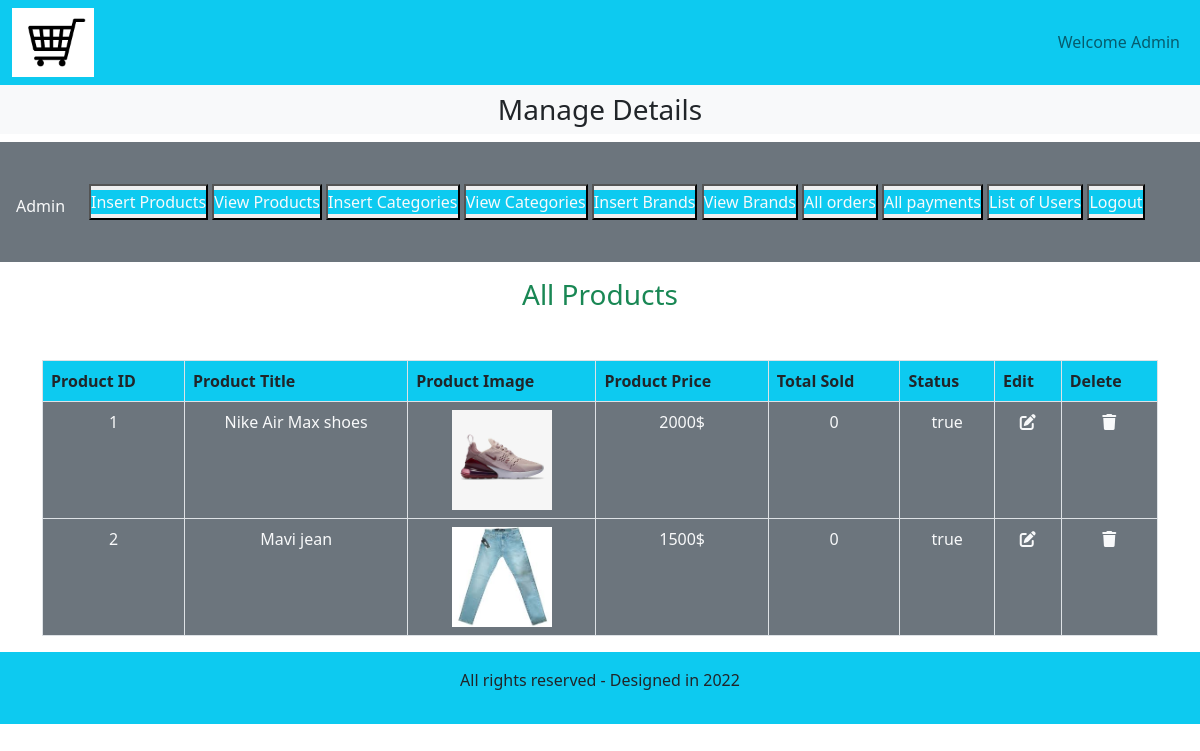
The page /admin_area/index.php?view_products on the database its author committed.
### tables this page shows
CREATE TABLE `products` (
  `product_id` int(11) NOT NULL,
  `product_title` varchar(100) NOT NULL,
  `product_description` varchar(255) NOT NULL,
  `product_keywords` varchar(255) NOT NULL,
  `category_id` int(11) NOT NULL,
  `brand_id` int(11) NOT NULL,
  `product_image1` varchar(255) NOT NULL,
  `product_image2` varchar(255) NOT NULL,
  `product_image3` varchar(255) NOT NULL,
  `product_price` varchar(100) NOT NULL,
  `date` timestamp NOT NULL DEFAULT current_timestamp() ON UPDATE current_timestamp(),
  `status` varchar(100) NOT NULL
);

### admin_area/view_products.php (the view)
<h3 class="text-center text-success">All Products</h3>
    <table class="table table-bordered mt-5">
        <thead class="bg-info">
            <tr>
                <th>Product ID</th>
                <th>Product Title</th>
                <th>Product Image</th>
                <th>Product Price</th>
                <th>Total Sold</th>
                <th>Status</th>
                <th>Edit</th>
                <th>Delete</th>
            </tr>
        </thead>
        <tbody class="bg-secondary text-light">
            <?php
            $get_products = "select * from products";
            $result=mysqli_query($con,$get_products);
            $number=0;
            while($row=mysqli_fetch_assoc($result)){
                $product_title = $row['product_title'];
                $product_image1 = $row['product_image1'];
                $product_id = $row['product_id'];
                $product_price = $row['product_price'];
                $status = $row['status'];
                $number++;
                ?>
                <tr class='text-center'>
                <td><?php echo $number; ?></td>
                <td><?php echo $product_title; ?></td>
                <td><img src='./product_images/<?php echo $product_image1; ?>' class='product_img'/></td>
                <td><?php echo $product_price; ?>$</td>
                <td><?php
                $get_count="select * from orders_pending where product_id='$product_id'";
                $result_count=mysqli_query($con,$get_count);
                $rows_count=mysqli_num_rows($result_count);
                echo $rows_count;
                ?></td>
                <td><?php echo $status; ?></td>
                <td><a href='index.php?edit_products' class='text-light'><i class='fa-solid fa-pen-to-square'></i></a></td>
                <td><a href='' class='text-light'><i class='fa-solid fa-trash'></i></a></td>
            </tr>
            <?php }?>
        </tbody>
    </table>

### style.css (style rules this page uses)
* { margin:0; padding: 0; box-sizing: border-box; }

### admin_area/index.php (style rules this page uses)
.product_img { width:100px; object-fit:contain; }

### rows shown on the page
products: product_title "Nike Air Max shoes", product_image1 (picture), product_price "2000", rows_count "0", status "true"
products: product_title "Mavi jean", product_image1 (picture), product_price "1500", rows_count "0", status "true"
